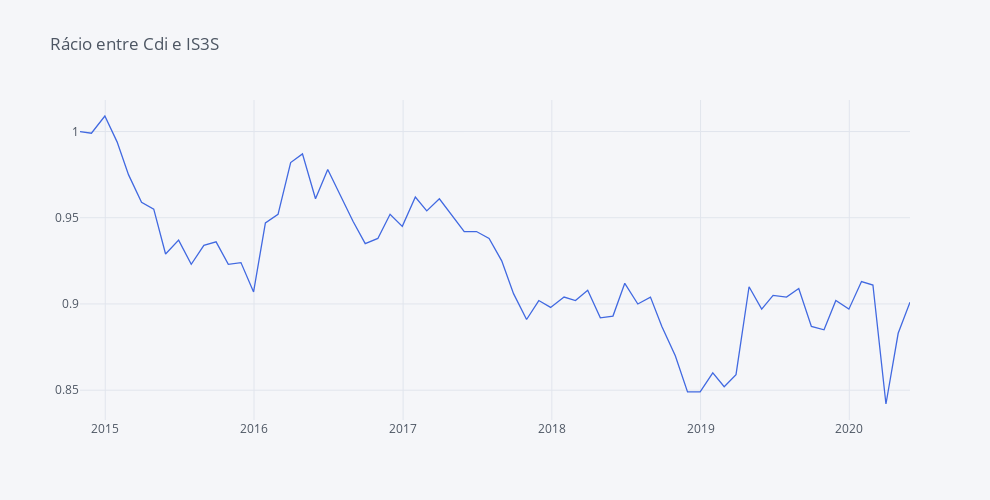

Here is the notebook cell this chart was saved with:
### Code cell
round(fundos_norm['Cdi'] / fundos_norm['IS3S'], 3).iplot(yTitle='', title='Rácio entre Cdi e IS3S',  colors=['royalblue', 'orange', 'dimgray'], dimensions = dimensions)

### Figure 1 — Plotly figure (JSON) as saved in the notebook; plotly's stock layout.template omitted (floating-point values rounded to 4 significant figures)
{"data": [{"line": {"color": "rgba(65, 105, 225, 1.0)", "dash": "solid", "shape": "linear", "width": 1.3}, "mode": "lines", "name": "None", "text": "", "type": "scatter", "x": ["2014-10-31", "2014-11-28", "2014-12-31", "2015-01-30", "2015-02-27", "2015-03-31", "2015-04-30", "2015-05-29", "2015-06-30", "2015-07-31", "2015-08-31", "2015-09-30", "2015-10-30", "2015-11-30", "2015-12-31", "2016-01-29", "2016-02-29", "2016-03-31", "2016-04-29", "2016-05-31", "2016-06-30", "2016-07-29", "2016-08-31", "2016-09-30", "2016-10-31", "2016-11-30", "2016-12-30", "2017-01-31", "2017-02-28", "2017-03-31", "2017-04-28", "2017-05-31", "2017-06-30", "2017-07-31", "2017-08-31", "2017-09-29", "2017-10-31", "2017-11-30", "2017-12-29", "2018-01-31", "2018-02-28", "2018-03-30", "2018-04-30", "2018-05-31", "2018-06-29", "2018-07-31", "2018-08-31", "2018-09-28", "2018-10-31", "2018-11-30", "2018-12-31", "2019-01-31", "2019-02-28", "2019-03-29", "2019-04-30", "2019-05-31", "2019-06-28", "2019-07-31", "2019-08-30", "2019-09-30", "2019-10-31", "2019-11-29", "2019-12-31", "2020-01-31", "2020-02-28", "2020-03-31", "2020-04-30", "2020-05-29"], "y": [1, 0.999, 1.009, 0.994, 0.975, 0.959, 0.955, 0.929, 0.937, 0.923, 0.934, 0.936, 0.923, 0.924, 0.907, 0.947, 0.952, 0.982, 0.987, 0.961, 0.978, 0.964, 0.948, 0.935, 0.938, 0.952, 0.945, 0.962, 0.954, 0.961, 0.952, 0.942, 0.942, 0.938, 0.925, 0.906, 0.891, 0.902, 0.898, 0.904, 0.902, 0.908, 0.892, 0.893, 0.912, 0.9, 0.904, 0.887, 0.87, 0.849, 0.849, 0.86, 0.852, 0.859, 0.91, 0.897, 0.905, 0.904, 0.909, 0.887, 0.885, 0.902, 0.897, 0.913, 0.911, 0.842, 0.883, 0.901]}], "layout": {"height": 500, "legend": {"bgcolor": "#F5F6F9", "font": {"color": "#4D5663"}}, "paper_bgcolor": "#F5F6F9", "plot_bgcolor": "#F5F6F9", "title": {"font": {"color": "#4D5663"}, "text": "Rácio entre Cdi e IS3S"}, "width": 990, "xaxis": {"autorange": true, "gridcolor": "#E1E5ED", "range": ["2014-10-31", "2020-05-29"], "showgrid": true, "tickfont": {"color": "#4D5663"}, "title": {"font": {"color": "#4D5663"}, "text": ""}, "type": "date", "zerolinecolor": "#E1E5ED"}, "yaxis": {"autorange": true, "gridcolor": "#E1E5ED", "range": [0.8327, 1.018], "showgrid": true, "tickfont": {"color": "#4D5663"}, "title": {"font": {"color": "#4D5663"}, "text": ""}, "type": "linear", "zerolinecolor": "#E1E5ED"}}}
